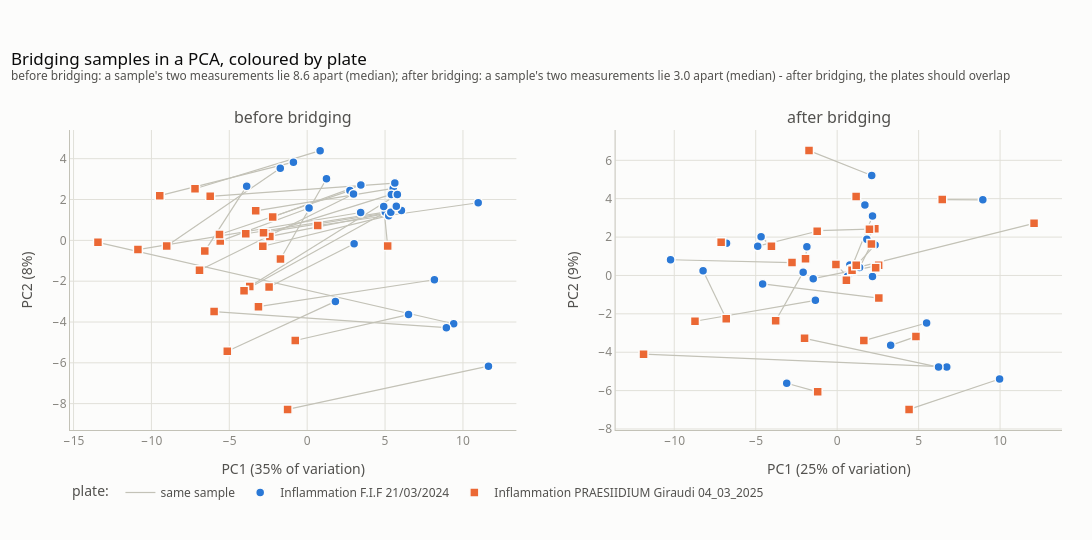

The code cell stored with this chart in its notebook:
### Markdown cell above
**Check 2 — independent: all proteins together (PCA).** Bridging was fitted *one protein at a time*.
A PCA looks at all 92 proteins together. Each bridging sample is two points (one per plate) joined by a
thin line. Before bridging the plates form two clouds; after bridging they should overlap and the lines
should shrink.

### Code cell
plot_bridge_pca(clean, bridged)

### Figure 1 — Plotly figure (JSON) as saved in the notebook; plotly's stock layout.template omitted (floating-point values rounded to 4 significant figures)
{"data": [{"hoverinfo": "skip", "legendgroup": "pairs", "line": {"color": "#c3c2b7", "width": 1.2}, "mode": "lines", "name": "same sample", "showlegend": true, "type": "scatter", "x": [5.522, -3.306, null, 5.403, -2.665, null, 5.789, -3.686, null, 9.406, -13.43, null, 0.1209, -5.582, null, 2.743, -5.63, null, 5.017, -3.942, null, 2.975, -6.913, null, 5.235, -2.849, null, 8.936, -5.976, null, 8.167, -3.129, null, 3.445, -2.215, null, 6.506, -0.7644, null, 11.64, -1.258, null, 1.812, -5.129, null, 3.434, -10.87, null, 3.014, -2.445, null, -3.884, -6.574, null, 5.626, -6.227, null, 6.052, -2.395, null, 4.914, 5.168, null, -1.727, -9.019, null, -0.8837, -9.467, null, 0.8311, -7.202, null, 5.37, -2.803, null, 10.98, 0.6756, null, 1.239, -1.715, null, 5.722, -4.054, null], "xaxis": "x", "y": [2.544, 1.446, null, 2.249, 0.3312, null, 2.245, -2.255, null, -4.084, -0.09621, null, 1.582, -0.03652, null, 2.438, 0.2885, null, 1.387, 0.322, null, 2.271, -1.467, null, 1.209, -0.2874, null, -4.277, -3.489, null, -1.931, -3.25, null, 2.717, 1.142, null, -3.636, -4.907, null, -6.165, -8.28, null, -2.991, -5.431, null, 1.365, -0.4543, null, -0.1674, -2.289, null, 2.654, -0.5251, null, 2.807, 2.155, null, 1.468, 0.1921, null, 1.658, -0.2785, null, 3.527, -0.2786, null, 3.829, 2.191, null, 4.396, 2.527, null, 1.375, 0.3772, null, 1.841, 0.7269, null, 3.021, -0.9118, null, 1.671, -2.467, null], "yaxis": "y"}, {"hovertemplate": "Inflammation F.I.F 21/03/2024<br>PC1 %{x:.1f}, PC2 %{y:.1f}<extra></extra>", "legendgroup": "Inflammation F.I.F 21/03/2024", "marker": {"color": "#2a78d6", "line": {"color": "#fcfcfb", "width": 1.5}, "size": 9, "symbol": "circle"}, "mode": "markers", "name": "Inflammation F.I.F 21/03/2024", "showlegend": true, "type": "scatter", "x": [5.522, 5.403, 5.789, 9.406, 0.1209, 2.743, 5.017, 2.975, 5.235, 8.936, 8.167, 3.445, 6.506, 11.64, 1.812, 3.434, 3.014, -3.884, 5.626, 6.052, 4.914, -1.727, -0.8837, 0.8311, 5.37, 10.98, 1.239, 5.722], "xaxis": "x", "y": [2.544, 2.249, 2.245, -4.084, 1.582, 2.438, 1.387, 2.271, 1.209, -4.277, -1.931, 2.717, -3.636, -6.165, -2.991, 1.365, -0.1674, 2.654, 2.807, 1.468, 1.658, 3.527, 3.829, 4.396, 1.375, 1.841, 3.021, 1.671], "yaxis": "y"}, {"hovertemplate": "Inflammation PRAESIIDIUM Giraudi 04_03_2025<br>PC1 %{x:.1f}, PC2 %{y:.1f}<extra></extra>", "legendgroup": "Inflammation PRAESIIDIUM Giraudi 04_03_2025", "marker": {"color": "#eb6834", "line": {"color": "#fcfcfb", "width": 1.5}, "size": 9, "symbol": "square"}, "mode": "markers", "name": "Inflammation PRAESIIDIUM Giraudi 04_03_2025", "showlegend": true, "type": "scatter", "x": [-3.306, -2.665, -3.686, -13.43, -5.582, -5.63, -3.942, -6.913, -2.849, -5.976, -3.129, -2.215, -0.7644, -1.258, -5.129, -10.87, -2.445, -6.574, -6.227, -2.395, 5.168, -9.019, -9.467, -7.202, -2.803, 0.6756, -1.715, -4.054], "xaxis": "x", "y": [1.446, 0.3312, -2.255, -0.09621, -0.03652, 0.2885, 0.322, -1.467, -0.2874, -3.489, -3.25, 1.142, -4.907, -8.28, -5.431, -0.4543, -2.289, -0.5251, 2.155, 0.1921, -0.2785, -0.2786, 2.191, 2.527, 0.3772, 0.7269, -0.9118, -2.467], "yaxis": "y"}, {"hoverinfo": "skip", "legendgroup": "pairs", "line": {"color": "#c3c2b7", "width": 1.2}, "mode": "lines", "name": "same sample", "showlegend": false, "type": "scatter", "x": [1.702, 1.164, null, 1.823, 2.314, null, 2.329, 0.9138, null, 6.726, -11.89, null, -4.876, -1.226, null, -1.859, -1.942, null, 0.6398, -0.07622, null, -2.087, -3.776, null, 0.7768, 1.17, null, 6.223, -2.001, null, 5.491, 1.637, null, -1.171, 1.982, null, 3.285, 4.835, null, 9.971, 4.414, null, -3.096, -1.195, null, -1.336, -8.727, null, -1.469, 2.547, null, -10.23, -2.771, null, 2.122, -1.728, null, 2.168, 2.364, null, 0.8309, 12.09, null, -8.231, -6.81, null, -6.791, -7.122, null, -4.67, -4.035, null, 1.375, 2.102, null, 8.942, 6.452, null, -4.575, 2.558, null, 2.17, 0.5673, null], "xaxis": "x2", "y": [3.669, 4.11, null, 1.893, 2.433, null, 1.592, 0.2771, null, -4.768, -4.101, null, 1.525, 2.303, null, 1.495, 0.8711, null, -0.04697, 0.567, null, 0.1732, -2.362, null, 0.543, 0.5362, null, -4.775, -3.275, null, -2.479, -3.394, null, 2.331, 2.412, null, -3.643, -3.187, null, -5.397, -6.978, null, -5.615, -6.063, null, -1.299, -2.386, null, -0.1683, 0.5263, null, 0.8179, 0.6685, null, 5.207, 6.504, null, -0.05753, 0.3967, null, 0.3318, 2.717, null, 0.2397, -2.254, null, 1.678, 1.725, null, 2.018, 1.521, null, 0.4147, 1.638, null, 3.939, 3.953, null, -0.4419, -1.177, null, 3.092, -0.249, null], "yaxis": "y2"}, {"hovertemplate": "Inflammation F.I.F 21/03/2024<br>PC1 %{x:.1f}, PC2 %{y:.1f}<extra></extra>", "legendgroup": "Inflammation F.I.F 21/03/2024", "marker": {"color": "#2a78d6", "line": {"color": "#fcfcfb", "width": 1.5}, "size": 9, "symbol": "circle"}, "mode": "markers", "name": "Inflammation F.I.F 21/03/2024", "showlegend": false, "type": "scatter", "x": [1.702, 1.823, 2.329, 6.726, -4.876, -1.859, 0.6398, -2.087, 0.7768, 6.223, 5.491, -1.171, 3.285, 9.971, -3.096, -1.336, -1.469, -10.23, 2.122, 2.168, 0.8309, -8.231, -6.791, -4.67, 1.375, 8.942, -4.575, 2.17], "xaxis": "x2", "y": [3.669, 1.893, 1.592, -4.768, 1.525, 1.495, -0.04697, 0.1732, 0.543, -4.775, -2.479, 2.331, -3.643, -5.397, -5.615, -1.299, -0.1683, 0.8179, 5.207, -0.05753, 0.3318, 0.2397, 1.678, 2.018, 0.4147, 3.939, -0.4419, 3.092], "yaxis": "y2"}, {"hovertemplate": "Inflammation PRAESIIDIUM Giraudi 04_03_2025<br>PC1 %{x:.1f}, PC2 %{y:.1f}<extra></extra>", "legendgroup": "Inflammation PRAESIIDIUM Giraudi 04_03_2025", "marker": {"color": "#eb6834", "line": {"color": "#fcfcfb", "width": 1.5}, "size": 9, "symbol": "square"}, "mode": "markers", "name": "Inflammation PRAESIIDIUM Giraudi 04_03_2025", "showlegend": false, "type": "scatter", "x": [1.164, 2.314, 0.9138, -11.89, -1.226, -1.942, -0.07622, -3.776, 1.17, -2.001, 1.637, 1.982, 4.835, 4.414, -1.195, -8.727, 2.547, -2.771, -1.728, 2.364, 12.09, -6.81, -7.122, -4.035, 2.102, 6.452, 2.558, 0.5673], "xaxis": "x2", "y": [4.11, 2.433, 0.2771, -4.101, 2.303, 0.8711, 0.567, -2.362, 0.5362, -3.275, -3.394, 2.412, -3.187, -6.978, -6.063, -2.386, 0.5263, 0.6685, 6.504, 0.3967, 2.717, -2.254, 1.725, 1.521, 1.638, 3.953, -1.177, -0.249], "yaxis": "y2"}], "layout": {"annotations": [{"font": {"size": 16}, "showarrow": false, "text": "before bridging", "x": 0.225, "xanchor": "center", "xref": "paper", "y": 1.0, "yanchor": "bottom", "yref": "paper"}, {"font": {"size": 16}, "showarrow": false, "text": "after bridging", "x": 0.775, "xanchor": "center", "xref": "paper", "y": 1.0, "yanchor": "bottom", "yref": "paper"}], "font": {"color": "#52514e", "family": "system-ui, -apple-system, 'Segoe UI', sans-serif", "size": 12}, "height": 540, "hoverlabel": {"bgcolor": "white", "font": {"color": "#0b0b0b", "family": "system-ui, -apple-system, 'Segoe UI', sans-serif"}}, "legend": {"font": {"color": "#52514e"}, "orientation": "h", "title": {"font": {"color": "#52514e"}, "text": "plate: "}, "x": 0, "xanchor": "left", "y": -0.16, "yanchor": "top"}, "margin": {"b": 110, "l": 70, "r": 30, "t": 130}, "paper_bgcolor": "#fcfcfb", "plot_bgcolor": "#fcfcfb", "title": {"font": {"color": "#0b0b0b", "size": 17}, "text": "Bridging samples in a PCA, coloured by plate<br><sup style='color:#52514e'>before bridging: a sample's two measurements lie 8.6 apart (median); after bridging: a sample's two measurements lie 3.0 apart (median) - after bridging, the plates should overlap</sup>", "x": 0.01, "xanchor": "left"}, "width": 1100, "xaxis": {"anchor": "y", "domain": [0.0, 0.45], "gridcolor": "#e1e0d9", "linecolor": "#c3c2b7", "tickfont": {"color": "#898781"}, "title": {"text": "PC1 (35% of variation)"}, "zeroline": false}, "xaxis2": {"anchor": "y2", "domain": [0.55, 1.0], "gridcolor": "#e1e0d9", "linecolor": "#c3c2b7", "tickfont": {"color": "#898781"}, "title": {"text": "PC1 (25% of variation)"}, "zeroline": false}, "yaxis": {"anchor": "x", "domain": [0.0, 1.0], "gridcolor": "#e1e0d9", "linecolor": "#c3c2b7", "tickfont": {"color": "#898781"}, "title": {"text": "PC2 (8%)"}, "zeroline": false}, "yaxis2": {"anchor": "x2", "domain": [0.0, 1.0], "gridcolor": "#e1e0d9", "linecolor": "#c3c2b7", "tickfont": {"color": "#898781"}, "title": {"text": "PC2 (9%)"}, "zeroline": false}}}
